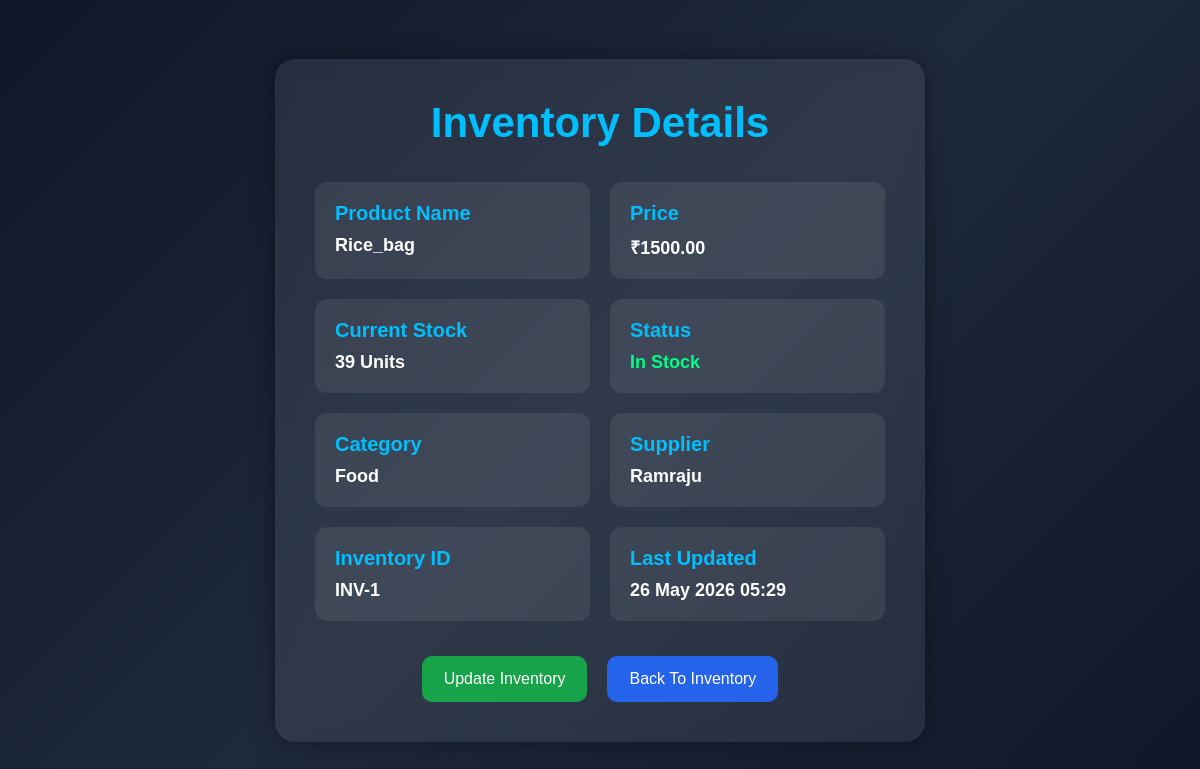
/inventory/details/1/, run on the app's committed database.
### inventory/models.py (models this page shows, shortened)
class Inventory(models.Model):
    product = models.ForeignKey(
        Product,
        on_delete=models.CASCADE
    )
    stock = models.IntegerField()
    low_stock_threshold = models.IntegerField(
        default=5
    )
    last_updated = models.DateTimeField(
        auto_now=True
    )

### products/models.py (models this page shows, shortened)
class Product(models.Model):
    name = models.CharField(max_length=200)
    category = models.CharField(max_length=100)
    price = models.DecimalField(max_digits=10, decimal_places=2)
    cost_price = models.DecimalField(max_digits=10, decimal_places=2, default=0.0)
    quantity = models.IntegerField()
    supplier = models.CharField(max_length=200)
    description = models.TextField()
    created_at = models.DateTimeField(auto_now_add=True)
    updated_at = models.DateTimeField(auto_now=True)

### inventory/views.py (the view)
def inventory_details(request, id):
    inventory = get_object_or_404(
        Inventory,
        id=id
    )
    return render(
        request,
        'inventory_details.html',
        {
            'inventory': inventory
        }
    )

### inventory/templates/inventory_details.html (shortened to what this page needs)
<!DOCTYPE html>
<html>
<head>
</head>
<body>
    <div class="card">
        <h2>Inventory Details</h2>
        <div class="details">
            <div class="detail-box">
                <h3>Product Name</h3>
                <p>{{ inventory.product.name }}</p>
            </div>
            <div class="detail-box">
                <h3>Price</h3>
                <p>₹{{ inventory.product.price }}</p>
            </div>
            <div class="detail-box">
                <h3>Current Stock</h3>
                <p>{{ inventory.stock }} Units</p>
            </div>
            <div class="detail-box">
                <h3>Status</h3>
                <p>
                    {% if inventory.stock == 0 %}
                        <span style="color: red; font-weight: bold;">Out Of Stock</span>
                    {% elif inventory.stock <= inventory.low_stock_threshold %}
                        <span style="color: orange; font-weight: bold;">Low Stock</span>
                    {% else %}
                        <span style="color: #00ff88; font-weight: bold;">In Stock</span>
                    {% endif %}
                </p>
            </div>
            <div class="detail-box">
                <h3>Category</h3>
                <p>{{ inventory.product.category }}</p>
            </div>
            <div class="detail-box">
                <h3>Supplier</h3>
                <p>{{ inventory.product.supplier }}</p>
            </div>
            <div class="detail-box">
                <h3>Inventory ID</h3>
                <p>INV-{{ inventory.id }}</p>
            </div>
            <div class="detail-box">
                <h3>Last Updated</h3>
                <p>{{ inventory.last_updated|date:"d M Y H:i" }}</p>
            </div>
        </div>
        <div class="buttons">
            <a href="/inventory/update/{{ inventory.id }}/" class="btn update">
                Update Inventory
            </a>
            <a href="/inventory/" class="btn back">
                Back To Inventory
            </a>
        </div>
    </div>
</body>
</html>

### inventory/templates/inventory_details.html (style rules this page uses)
* { margin:0; padding:0; box-sizing:border-box; }
body { min-height:100vh; background: linear-gradient(135deg,#0f172a,#1e293b,#0f172a); font-family:Arial, sans-serif; display:flex; justify-content:center; align-items:center; color:white; padding:40px; }
.card { width:650px; background: rgba(255,255,255,0.08); backdrop-filter: blur(10px); padding:40px; border-radius:20px; box-shadow:0px 0px 25px rgba(0,0,0,0.4); animation:fadeIn 1.5s ease; }
h2 { text-align:center; color:#00bfff; margin-bottom:35px; font-size:42px; }
.details { display:grid; grid-template-columns:1fr 1fr; gap:20px; }
.detail-box { background: rgba(255,255,255,0.08); padding:20px; border-radius:12px; transition:0.3s; }
.detail-box h3 { color:#00bfff; margin-bottom:10px; font-size:20px; }
.detail-box p { font-size:18px; font-weight:bold; }
.buttons { margin-top:35px; display:flex; justify-content:center; gap:20px; }
.btn { padding:14px 22px; border-radius:10px; text-decoration:none; color:white; transition:0.3s; }
.update { background:#16a34a; }
.back { background:#2563eb; }

### data on the page
Inventory: product.name "Rice_bag", product.price "1500.00", stock "39", product.category "Food", product.supplier "Ramraju", id "1", last_updated "26 May 2026 05:29"
